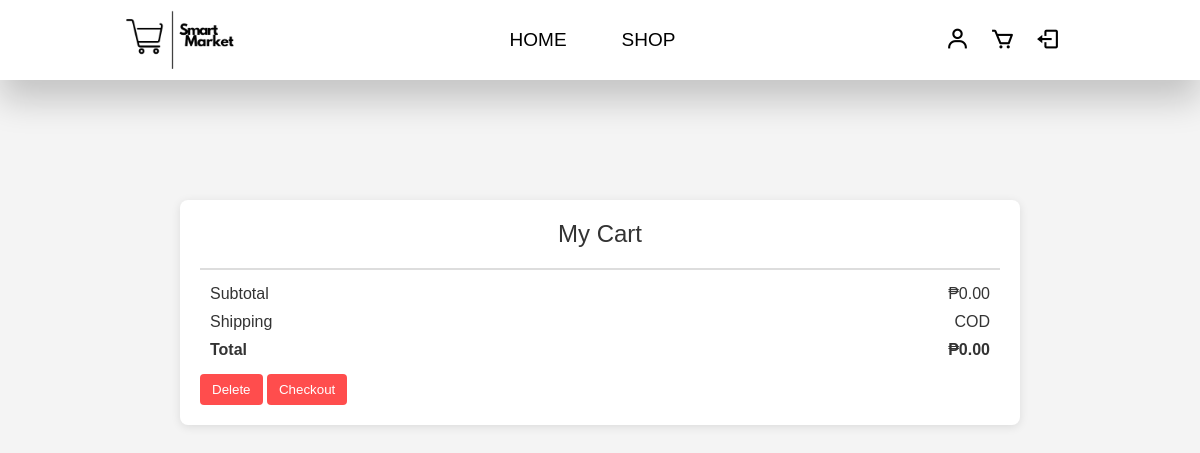
/seller/cart.php, run on an earlier commit of the app's database.
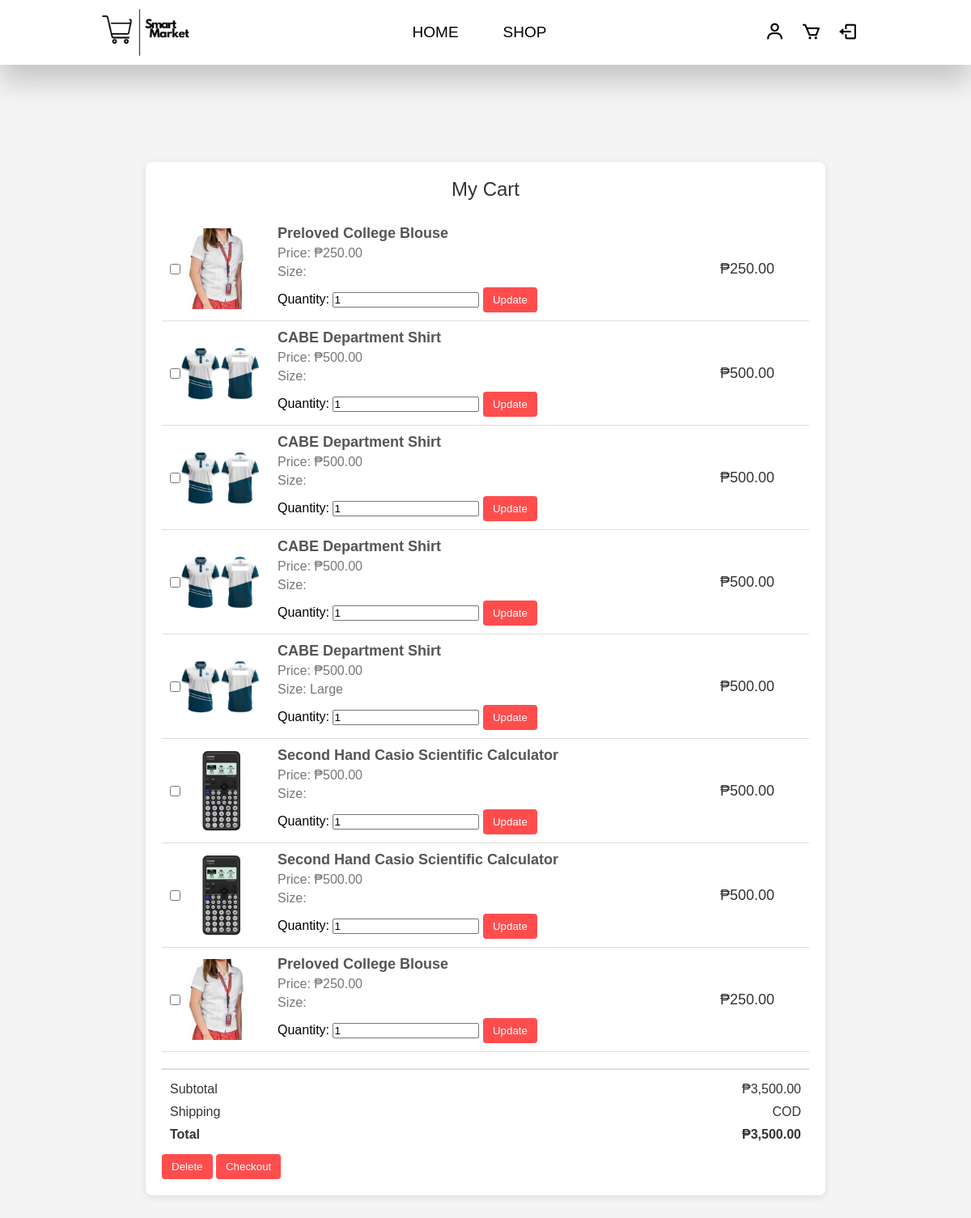
And on a later commit of the database.
### tables this page shows
CREATE TABLE `cart` (
  `id` int(11) NOT NULL,
  `product_name` varchar(255) NOT NULL,
  `price` decimal(10,2) NOT NULL,
  `quantity` int(11) NOT NULL,
  `product_picture` varchar(255) NOT NULL,
  `size` varchar(50) NOT NULL
);

### db/dbcon.php (called while the page is built, shortened)
<?php
class Database
{
    private $host = 'localhost';
    private $username = 'root';
    private $password = '';
    private $dbname = 'smartmarket';
    private $conn;
    private function connect()
    {
        $this->conn = new mysqli($this->host, $this->username, $this->password, $this->dbname);
    }
    public function getConnection()
    {
        return $this->conn;
    }
}
?>

### seller/dbcart.php (called while the page is built, shortened)
<?php
require_once __DIR__ .'../../db/dbcon.php';
class ShoppingCart {
    private $db;
    public function __construct() {
        $database = new Database();
        $this->db = $database->getConnection();
    }
    public function getCart() {
        $result = $this->db->query("SELECT * FROM cart");
        return $result->fetch_all(MYSQLI_ASSOC);
    }
    public function calculateTotal() {
        $total = 0;
        $result = $this->db->query("SELECT price, quantity FROM cart");
        while ($item = $result->fetch_assoc()) {
            $total += $item['price'] * $item['quantity'];
        }
        return $total;
    }
}
?>

### seller/cart.php (the view, shortened to what this page needs)
<?php
require_once 'dbcart.php';
require_once '../db/dbcon.php';
$cart = new ShoppingCart();
$total = $cart->calculateTotal();
$items = $cart->getCart();
?>
<!DOCTYPE html>
<html lang="en">
<head>
    <link rel="stylesheet" href="../css/nav.css"/>
    <link rel="stylesheet" href="https://unpkg.com/boxicons@latest/css/boxicons.min.css" />
    <link rel="stylesheet" href="../css/cart.css"/>
<body>
<header>
        <img src="../imgs/mainpagelogo.png" alt="Logo" class="logo" />
        <ul class="nav">
            <li><a href="../home/home.php">HOME</a></li>
            <li><a href="../shop/shop.php">SHOP</a></li>
        </ul>
        <div class="navicon">
            <a href="../profile/profile.php"><i class="bx bx-user"></i></a>
            <a href="../seller/cart.php"><i class="bx bx-cart"></i></a>
            <a href="../logout/logout.php"><i class="bx bx-log-out"></i></a>
        </div>
        </header>
<div class="cart-container">
    <div class="cart-title">My Cart</div>
    <form method="POST" id="cart-form">
    <?php foreach ($items as $item): ?>
        <div class="cart-item">
            <input type="checkbox" class="select-check" name="selected_items[]" value="<?php echo $item['id']; ?>">
            <img src="<?php echo htmlspecialchars($item['product_picture']); ?>" alt="Product Image">
            <div class="item-details">
                <h4><?php echo htmlspecialchars($item['product_name']); ?></h4>
                <p>Price: ₱<?php echo htmlspecialchars($item['price']); ?></p>
                <p>Size: <?php echo htmlspecialchars($item['size']); ?></p>
                <div class="item-quantity">
                    <label for="quantity_<?php echo $item['id']; ?>">Quantity:</label>
                    <input type="number" name="quantity[<?php echo $item['id']; ?>]" id="quantity_<?php echo $item['id']; ?>" value="1" min="1" required>
                    <button type="submit" name="action" value="update" class="delete-btn">Update</button></button>
                </div>
            </div>
            <div class="item-price">₱<?php echo number_format($item['price'], 2); ?></div>
        </div>
    <?php endforeach; ?>
        <div class="cart-summary">
            <div class="summary-item">
                <span>Subtotal</span>
                <span>₱<?php echo number_format($total, 2); ?></span>
            </div>
            <div class="summary-item">
                <span>Shipping</span>
                <span>COD</span>
            </div>
            <div class="summary-item" style="font-weight: bold;">
                <span>Total</span>
                <span>₱<?php echo number_format($total, 2); ?></span>
            </div>
        </div>
        <div class="cart-actions">
        <button type="submit" name="action" value="delete" class="delete-btn">Delete</button>
        <button type="submit" name="action" value="checkout" class="checkout-btn">Checkout</button>
    </div>
    </form>
</div>
</body>
</html>

### css/nav.css (style rules this page uses)
* { margin: 0; padding: 0; box-sizing: border-box; scroll-behavior: smooth; font-family: sans-serif; list-style: none; text-decoration: none; }
header { display: flex; justify-content: space-between; align-items: center; background-color: #ffffff; position: fixed; width: 100%; height: 80px; top: 0; right: 0; z-index: 1000; padding: 0 10%; box-shadow: 0 20px 35px rgba(0, 0, 0, 0.2); }
.logo { max-width: 120px; height: auto; }
.nav { display: flex; gap: 15px; }
.nav a { color: black; font-size: 19px; text-transform: capitalize; padding: 10px 20px; font-weight: 500; transition: all 0.3s ease-in-out; display: inline-block; }
.navicon { display: flex; align-items: center; }
.navicon i { margin-right: 20px; color: black; font-size: 25px; font-weight: 400; transition: all 0.3s ease-in-out; }

### css/cart.css (style rules this page uses)
body { font-family: Arial, sans-serif; background-color: #f4f4f4; margin: 0; padding: 0; }
.cart-container { width: 70%; margin: 200px auto; background: white; padding: 20px; border-radius: 8px; box-shadow: 0 2px 10px rgba(0, 0, 0, 0.1); }
.cart-title { font-size: 24px; margin-bottom: 20px; text-align: center; color: #333; }
.cart-item { display: flex; align-items: center; padding: 10px; border-bottom: 1px solid #ddd; }
.cart-item img { width: 100px; height: 100px; object-fit: cover; margin-right: 20px; }
.item-details { flex: 1; }
.item-details h4 { margin: 0; font-size: 18px; color: #555; }
.item-details p { margin: 5px 0; color: #777; }
.item-quantity { margin-top: 10px; }
.item-price { font-size: 18px; color: #333; margin-left: 20px; min-width: 100px; }
.delete-btn, .checkout-btn { background-color: #ff4d4d; color: white; border: none; padding: 8px 12px; border-radius: 4px; cursor: pointer; transition: background-color 0.3s; }
.cart-summary { margin-top: 20px; padding: 10px; border-top: 2px solid #ddd; }
.summary-item { display: flex; justify-content: space-between; padding: 5px 0; }
.summary-item span { font-size: 16px; color: #333; }
.summary-item:last-child { font-weight: bold; font-size: 18px; }

What changed in the data, as far as the page shows it:
added cart: product_picture (picture), product_name "Preloved College Blouse", price "250.00"
added cart: product_picture (picture), product_name "CABE Department Shirt", price "500.00"
added cart: product_picture (picture), product_name "CABE Department Shirt", price "500.00"
added cart: product_picture (picture), product_name "CABE Department Shirt", price "500.00"
added cart: product_picture (picture), product_name "CABE Department Shirt", price "500.00", size "Large"
added cart: product_picture (picture), product_name "Second Hand Casio Scientific Calculator", price "500.00"
added cart: product_picture (picture), product_name "Second Hand Casio Scientific Calculator", price "500.00"
added cart: product_picture (picture), product_name "Preloved College Blouse", price "250.00"
Also different on the page:
$total: "0.00" → "3,500.00"
